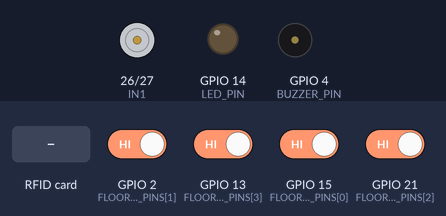
Bench run of a sketch on a simulated ESP32. Parts: motor-driver pin pairs drawn as motors (green arrow = first pin HIGH = forward, orange = second pin HIGH = backward, longer = more drive, scaled by the enable pin), output pins drawn as LEDs (lit = HIGH), buzzer (waves = sounding, pin HIGH). The test bench sets the inputs (shaded band); at power-on: GPIO 2 (FLOOR_SENSOR_PINS[1]), GPIO 13 (FLOOR_SENSOR_PINS[3]), GPIO 15 (FLOOR_SENSOR_PINS[0]), GPIO 21 (FLOOR_SENSOR_PINS[2]) HIGH. WiFi joins after 1.5 s; servers stay silent unless stated; uploads are accepted with an empty reply; what the sketch prints to the serial monitor is not drawn.

Above: at 17.7 s.
17.8 s: RFID card 69 BD F3 06 held to the reader
At 18.4 s:
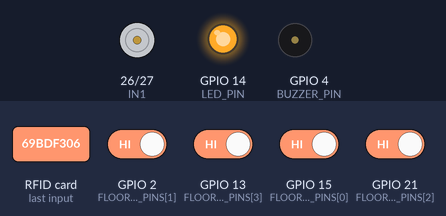
20.1 s: RFID card 5E 7A 19 C4 held to the reader
At 20.32 s:
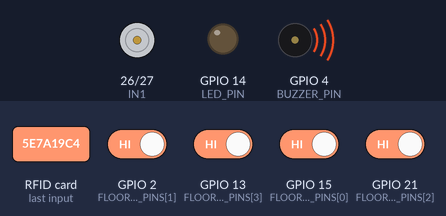
22.3 s: RFID card 3E AF 1A AA held to the reader
At 22.43 s:
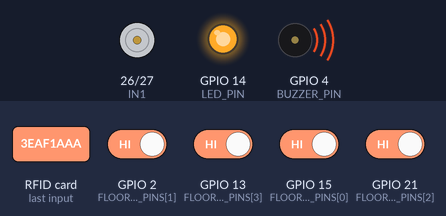
Timing chart, 0 to 25.3 s (numbered marks = the images above; inputs shaded):
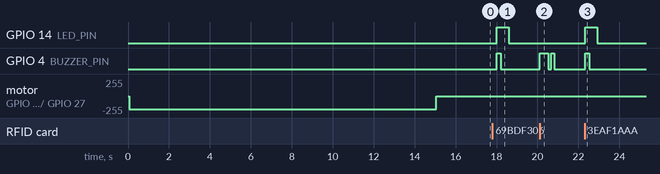

Measured:
- after the input at 17.8 s, GPIO 14 (LED_PIN): LOW → HIGH after 0.21 s, → LOW 0.60 s later; GPIO 4 (BUZZER_PIN): LOW → HIGH after 0.21 s, → LOW 0.21 s later
- after the input at 20.1 s, GPIO 4 (BUZZER_PIN): LOW → HIGH at once, → LOW 0.41 s later, → HIGH 0.15 s later, → LOW 0.15 s later
- after the input at 22.3 s, GPIO 14 (LED_PIN): LOW → HIGH at once, → LOW 0.60 s later; GPIO 4 (BUZZER_PIN): LOW → HIGH at once, → LOW 0.21 s later

The sketch:

SmartLift_Combined.ino
```cpp
/*
  SmartLift AI - COMBINED firmware
  RFID security + buzzer + LED + lift motor driven by 4 IR floor sensors

  Board: 30-pin ESP32 DevKit V1 (DOIT)
  Libraries: MFRC522, WiFi, HTTPClient

  ---------------------------------------------------------------------------
  PIN MAP (no collisions anywhere)
  ---------------------------------------------------------------------------
  RC522:   SDA/SS -> GPIO 5    SCK  -> GPIO 18   MOSI -> GPIO 23
           MISO   -> GPIO 19   RST  -> GPIO 22   3.3V -> 3V3   GND -> GND
  Buzzer:  + -> GPIO 4,  - -> GND
  LED:     GPIO 14 (external LED, optional). The onboard LED sits on GPIO 2,
           which now reads floor 2, so it can no longer be driven.
  L293D:   EN1 -> GPIO 25 (PWM), IN1 -> GPIO 26, IN2 -> GPIO 27
           MOTOR A terminals -> lift motor
           Motor supply 6-12V from its OWN supply, ground tied to ESP32 GND
  IR floor sensors (4, one per physical floor, BOTTOM to TOP) - as wired:
           floor 1 -> GPIO 15     floor 2 -> GPIO 2
           floor 3 -> GPIO 21     floor 4 -> GPIO 13
           VCC -> 3.3V (NOT 5V), GND -> GND

  TWO PINS TO WATCH:
    GPIO 2  - also drives the onboard blue LED, which pulls the line toward
              GND. That sensor can read "cabin here" when nothing is there.
              Moving that single wire to GPIO 14 is strongly recommended.
              (No internal pull-up is used on this pin for that reason.)
    GPIO 15 - a boot strapping pin. If the board will not boot, or the serial
              output goes silent while the cabin rests at floor 1, move that
              wire to GPIO 16.
    Clean alternative set if you rewire: {16, 14, 21, 13}

  !! Keep the IR signal at 3.3V. GPIO 32/33/34/35 are not 5V tolerant.
     If your modules only run on 5V, add a divider on each OUT pin.

  ---------------------------------------------------------------------------
  WHAT THIS DOES
  ---------------------------------------------------------------------------
  Security (unchanged):
    - UID 69BDF306 -> ACCESS GRANTED, LED blinks, event sent. No movement.
    - Any other UID -> 2 beeps, ACCESS DENIED event sent, backend captures a
      frame from the existing camera.
    - RFID NEVER moves the lift, creates passengers, or assigns floors.

  Mirror (the hardware/software link):
    - The dashboard POSTs the simulated Lift A floor to the backend.
    - This board polls it, maps the 9 simulated levels onto the 4 physical
      floors, and drives the motor until the matching IR sensor triggers.

  Position:
    - The 4 sensors give true position. Movement stops when the TARGET
      sensor triggers, so travel never drifts.
    - On boot the cabin is driven down to floor 1 (bottom sensor) to home.

  CALIBRATION (do this once):
    1. Set SENSOR_CHECK to 1, flash, open Serial Monitor at 115200.
    2. Slide the cabin by hand through all four positions.
    3. Note which GPIO changes when the cabin sits at each floor.
    4. If the readings are inverted, set SENSOR_ACTIVE_LOW to 0.
    5. Put the real order into FLOOR_SENSOR_PINS, set SENSOR_CHECK back to 0,
       and flash again.
*/

#include <SPI.h>
#include <MFRC522.h>
#include <WiFi.h>
#include <HTTPClient.h>

// ---------------- PIN CONFIGURATION ----------------

#define SS_PIN       5
#define RST_PIN      22
#define BUZZER_PIN   4
#define LED_PIN      14   // external LED, optional. GPIO 2 is a sensor now.
#define GRANT_BEEP   1    // 1 = one short beep granted, two beeps denied

const uint8_t EN_A = 25;   // L293D EN1  (PWM speed)
const uint8_t IN1  = 26;   // L293D IN1  (direction)
const uint8_t IN2  = 27;   // L293D IN2  (direction)

// ---------------- IR FLOOR SENSORS ----------------

const uint8_t PHYSICAL_FLOORS = 4;
// BOTTOM -> TOP, exactly as wired on your model.
const uint8_t FLOOR_SENSOR_PINS[PHYSICAL_FLOORS] = {15, 2, 21, 13};
// Clean alternative set if you rewire: {16, 14, 21, 13}

#define SENSOR_ACTIVE_LOW 1   // 1 = pin reads LOW when the cabin is at that floor
#define SENSOR_CHECK      0   // 1 = print sensor states only (motor disabled)

// ---------------- WI-FI CONFIGURATION ----------------
// Fill these in locally. Never commit real credentials.

const char* WIFI_SSID     = "YOUR_WIFI_NAME";
const char* WIFI_PASSWORD = "YOUR_WIFI_PASSWORD";

// Laptop 2's LAN IP (NOT localhost), backend port, and routes.
const char* EVENT_URL  = "http://LAPTOP2_IP:8001/security/rfid-event";
const char* MIRROR_URL = "http://LAPTOP2_IP:8001/mirror/lift";

// ---------------- CONFIGURATION ----------------

const char* AUTHORIZED_UIDS[] = {"69BDF306", "3EAF1AAA", "6E9818AA", "12D56B06", "11223344"};
const int NUM_AUTH = sizeof(AUTHORIZED_UIDS) / sizeof(AUTHORIZED_UIDS[0]);

const bool  MIRROR_SIM_LIFT = true;      // false = security-only device
const uint8_t SPEED         = 200;       // 0..255 motor PWM
const int   SIM_MAX_FLOOR   = 8;         // simulation levels: G..8 (9 levels)
const unsigned long MOVE_TIMEOUT_MS = 12000;  // fail-safe if a sensor misses
const unsigned long HOME_TIMEOUT_MS = 15000;
const unsigned long POLL_MS         = 600;    // mirror poll interval
const unsigned long SCAN_COOLDOWN   = 1500;   // duplicate-read protection

MFRC522 rfid(SS_PIN, RST_PIN);

// ---------------- POSITION / MOTOR STATE ----------------

int  curPhysical    = -1;     // 0..3, -1 = unknown (between floors)
int  targetPhysical = -1;
bool moving         = false;
bool moveRequested  = false;
unsigned long moveDeadline = 0;

// ---------------- ALERT STATE (non-blocking) ----------------

unsigned long ledUntil = 0;
int  beepsLeft = 0;          // beeps still to sound
bool beepOn = false;
unsigned long beepNext = 0;

// ---------------- TIMERS ----------------

unsigned long lastScan = 0;
unsigned long lastPoll = 0;
unsigned long lastWifiTry = 0;

// ---------------- SENSORS ----------------

bool sensorAt(int i) {
  int v = digitalRead(FLOOR_SENSOR_PINS[i]);
  return SENSOR_ACTIVE_LOW ? (v == LOW) : (v == HIGH);
}

// Any triggered sensor IS the cabin's current floor.
void updateFloorSensors() {
  for (int i = 0; i < PHYSICAL_FLOORS; i++) {
    if (sensorAt(i)) { curPhysical = i; return; }
  }
}

// Simulation level (0..8) -> physical floor (0..3), proportional and rounded.
// 0,1 -> floor 1 | 2,3 -> floor 2 | 4,5,6 -> floor 3 | 7,8 -> floor 4
int simFloorToPhysical(int f) {
  if (f < 0) f = 0;
  if (f > SIM_MAX_FLOOR) f = SIM_MAX_FLOOR;
  return (f * (PHYSICAL_FLOORS - 1) + 4) / SIM_MAX_FLOOR;
}

// ---------------- MOTOR ----------------

void motorUp(uint8_t speed) {
  digitalWrite(IN1, HIGH);
  digitalWrite(IN2, LOW);
  analogWrite(EN_A, speed);
}

void motorDown(uint8_t speed) {
  digitalWrite(IN1, LOW);
  digitalWrite(IN2, HIGH);
  analogWrite(EN_A, speed);
}

void stopMotor() {                 // both LOW = coast to a stop
  digitalWrite(IN1, LOW);
  digitalWrite(IN2, LOW);
  analogWrite(EN_A, 0);
}

// Drive down until the bottom sensor triggers, then zero the position.
// Blocking, but only runs at boot or if position was lost.
bool homeLift() {
  Serial.println("Homing: driving down to floor 1...");
  motorDown(SPEED);
  unsigned long start = millis();
  bool found = false;
  while (millis() - start < HOME_TIMEOUT_MS) {
    if (sensorAt(0)) { found = true; break; }
    delay(10);
  }
  stopMotor();
  if (found) {
    curPhysical = 0;
    Serial.println("Homed at floor 1.");
  } else {
    Serial.println("Bottom sensor never triggered - check wiring 1.");
  }
  return found;
}

void setTargetPhysical(int p) {
  if (p < 0 || p >= PHYSICAL_FLOORS) return;
  targetPhysical = p;
  moveRequested = true;
}

// Sensor-terminated movement: run until the TARGET sensor triggers.
void updateMotor() {
  updateFloorSensors();

  if (moving) {
    if (curPhysical == targetPhysical) {
      stopMotor();
      moving = false;
      moveRequested = false;
      Serial.print("Arrived at physical floor ");
      Serial.println(curPhysical + 1);
    } else if ((long)(millis() - moveDeadline) >= 0) {
      stopMotor();
      moving = false;
      moveRequested = false;
      Serial.println("Move timed out - sensor not seen.");
    }
    return;
  }

  if (!moveRequested) return;
  if (curPhysical < 0) {
    if (!homeLift()) return;         // position unknown: find the bottom first
  }
  if (curPhysical == targetPhysical) { moveRequested = false; return; }

  moving = true;
  moveDeadline = millis() + MOVE_TIMEOUT_MS;
  if (targetPhysical > curPhysical) motorUp(SPEED);
  else motorDown(SPEED);
}

// ---------------- BUZZER + LED (non-blocking) ----------------

const unsigned long BEEP_MS = 150;   // length of each beep

void requestBeeps(int n) {
  beepsLeft = n;
  beepOn = true;
  digitalWrite(BUZZER_PIN, HIGH);
  beepNext = millis() + BEEP_MS;
}

void updateBuzzer() {
  if (!beepOn && beepsLeft == 0) return;
  if ((long)(millis() - beepNext) < 0) return;
  if (beepOn) {
    digitalWrite(BUZZER_PIN, LOW);
    beepOn = false;
    beepsLeft--;                     // one beep finished
    beepNext = millis() + BEEP_MS;   // gap before the next one
  } else if (beepsLeft > 0) {
    digitalWrite(BUZZER_PIN, HIGH);
    beepOn = true;
    beepNext = millis() + BEEP_MS;
  }
}

void flashLed(unsigned long ms) { ledUntil = millis() + ms; digitalWrite(LED_PIN, HIGH); }

void updateLed() {
  if (ledUntil && (long)(millis() - ledUntil) >= 0) {
    digitalWrite(LED_PIN, LOW);
    ledUntil = 0;
  }
}

// ---------------- WI-FI ----------------

bool connectWiFi(unsigned long timeoutMs = 8000) {
  if (WiFi.status() == WL_CONNECTED) return true;
  Serial.println("Connecting to Wi-Fi...");
  WiFi.begin(WIFI_SSID, WIFI_PASSWORD);
  unsigned long start = millis();
  while (WiFi.status() != WL_CONNECTED && millis() - start < timeoutMs) {
    delay(250);
    Serial.print(".");
  }
  if (WiFi.status() == WL_CONNECTED) {
    Serial.println();
    Serial.print("Wi-Fi connected. ESP32 IP: ");
    Serial.println(WiFi.localIP());
    return true;
  }
  Serial.println();
  Serial.println("Wi-Fi connection failed.");
  return false;
}

void maintainWiFi() {
  if (WiFi.status() == WL_CONNECTED) return;
  if (millis() - lastWifiTry < 15000) return;
  lastWifiTry = millis();
  connectWiFi(2500);
}

// ---------------- RFID ----------------

bool isAuthorized(const String& uid) {
  for (int i = 0; i < NUM_AUTH; i++) {
    if (uid.equals(AUTHORIZED_UIDS[i])) return true;
  }
  return false;
}

void sendSecurityEvent(const String& uid, const char* eventType) {
  if (WiFi.status() != WL_CONNECTED) {
    Serial.println("Event not sent: Wi-Fi unavailable.");
    return;
  }
  WiFiClient client;
  HTTPClient http;
  http.setTimeout(1500);             // short: keeps the loop responsive
  if (!http.begin(client, EVENT_URL)) {
    Serial.println("Could not initialize HTTP request.");
    return;
  }
  http.addHeader("Content-Type", "application/json");
  String payload = "{";
  payload += "\"uid\":\"" + uid + "\",";
  payload += "\"event_type\":\"" + String(eventType) + "\",";
  payload += "\"device_millis\":" + String(millis());
  payload += "}";
  Serial.print("Sending event: ");
  Serial.println(payload);
  int code = http.POST(payload);
  if (code > 0) {
    Serial.print("Backend response: ");
    Serial.println(code);
  } else {
    Serial.print("HTTP request failed: ");
    Serial.println(http.errorToString(code));
  }
  http.end();
}

void handleRFID() {
  if (millis() - lastScan < SCAN_COOLDOWN) return;
  if (!rfid.PICC_IsNewCardPresent() || !rfid.PICC_ReadCardSerial()) return;
  lastScan = millis();

  String uid = "";
  for (byte i = 0; i < rfid.uid.size; i++) {
    if (rfid.uid.uidByte[i] < 0x10) uid += "0";
    uid += String(rfid.uid.uidByte[i], HEX);
  }
  uid.toUpperCase();

  Serial.print("Card UID: ");
  Serial.println(uid);

  if (isAuthorized(uid)) {
    Serial.println("ACCESS GRANTED");
    flashLed(400);
#if GRANT_BEEP
    requestBeeps(1);                 // one short beep = granted
#endif
    sendSecurityEvent(uid, "ACCESS_GRANTED");
  } else {
    Serial.println("ACCESS DENIED");
    requestBeeps(2);                 // two beeps = denied, works offline
    sendSecurityEvent(uid, "ACCESS_DENIED");
  }

  rfid.PICC_HaltA();
  rfid.PCD_StopCrypto1();
}

// ---------------- MIRROR ----------------

// Minimal parse: find "floor": in the JSON body. Avoids an extra library.
int parseMirrorFloor(const String& body) {
  int i = body.indexOf("\"floor\"");
  if (i < 0) return -1;
  i = body.indexOf(':', i);
  if (i < 0) return -1;
  int v = body.substring(i + 1).toInt();
  if (v < 0 || v > SIM_MAX_FLOOR) return -1;
  return v;
}

void pollMirror() {
  if (!MIRROR_SIM_LIFT) return;
  if (millis() - lastPoll < POLL_MS) return;
  lastPoll = millis();
  if (WiFi.status() != WL_CONNECTED) return;

  WiFiClient client;
  HTTPClient http;
  http.setTimeout(800);
  if (!http.begin(client, MIRROR_URL)) return;
  int code = http.GET();
  if (code == 200) {
    int simFloor = parseMirrorFloor(http.getString());
    if (simFloor >= 0) setTargetPhysical(simFloorToPhysical(simFloor));
  }
  http.end();
}

// ---------------- SETUP ----------------

void setup() {
  Serial.begin(115200);

  pinMode(BUZZER_PIN, OUTPUT);
  pinMode(LED_PIN, OUTPUT);
  pinMode(EN_A, OUTPUT);
  pinMode(IN1, OUTPUT);
  pinMode(IN2, OUTPUT);
  digitalWrite(BUZZER_PIN, LOW);
  digitalWrite(LED_PIN, LOW);
  stopMotor();

  for (int i = 0; i < PHYSICAL_FLOORS; i++) {
    // GPIO 2 also drives the onboard LED, so no pull-up there.
    pinMode(FLOOR_SENSOR_PINS[i], FLOOR_SENSOR_PINS[i] == 2 ? INPUT : INPUT_PULLUP);
  }

#if SENSOR_CHECK
  Serial.println();
  Serial.println("SENSOR CHECK MODE - motor and RFID disabled.");
  Serial.println("Slide the cabin by hand through all four floors.");
  Serial.println("Reading order is bottom -> top, as FLOOR_SENSOR_PINS:");
  return;                              // loop() only prints readings
#endif

  SPI.begin();
  rfid.PCD_Init();

  Serial.println();
  Serial.println("SmartLift Combined Firmware Ready.");
  Serial.println("RFID security active. Motor follows the simulation.");

  homeLift();
  connectWiFi();
}

// ---------------- MAIN LOOP ----------------

void loop() {
#if SENSOR_CHECK
  static unsigned long lastPrint = 0;
  if (millis() - lastPrint > 300) {
    lastPrint = millis();
    Serial.print("Sensors (bottom->top): ");
    for (int i = 0; i < PHYSICAL_FLOORS; i++) {
      Serial.print(sensorAt(i) ? "AT " : " .  ");
    }
    Serial.print(" | raw: ");
    for (int i = 0; i < PHYSICAL_FLOORS; i++) {
      Serial.print(digitalRead(FLOOR_SENSOR_PINS[i]));
      Serial.print(' ');
    }
    Serial.println();
  }
#else
  updateMotor();
  updateBuzzer();
  updateLed();
  handleRFID();
  pollMirror();
  maintainWiFi();
#endif
}
```
